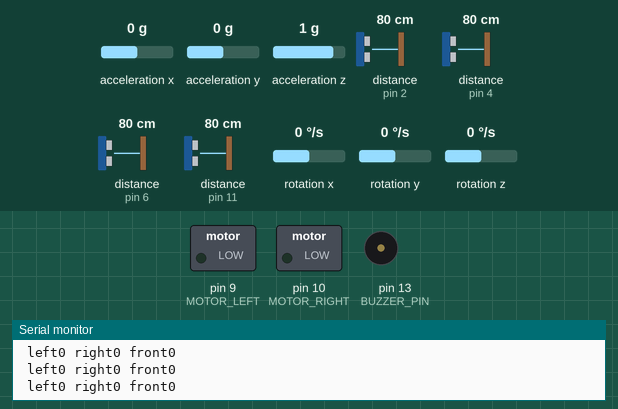
Recording of a sketch running on a simulated Arduino Uno, built with avr-gcc and run on an emulated ATmega328P. Shown: switched loads named in the sketch (green lamp = pin HIGH), buzzer (waves = sounding, pin HIGH), the last lines printed to the serial monitor. The inputs (shaded band) are chosen by the test bench; at power-on: distance to the obstacle (sensors on pin 2, pin 4, pin 6, pin 11) 80 cm, acceleration x 0 g, acceleration y 0 g, acceleration z 1 g, rotation x 0 °/s, rotation y 0 °/s, rotation z 0 °/s. The echo pulse lasts 58.3 µs per cm.

Above: at 14.2 s.
14.3 s: distance to the obstacle (sensor on pin 2) set to 12 cm
15.8 s: distance to the obstacle (sensor on pin 2) set to 9 cm
At 16.8 s:
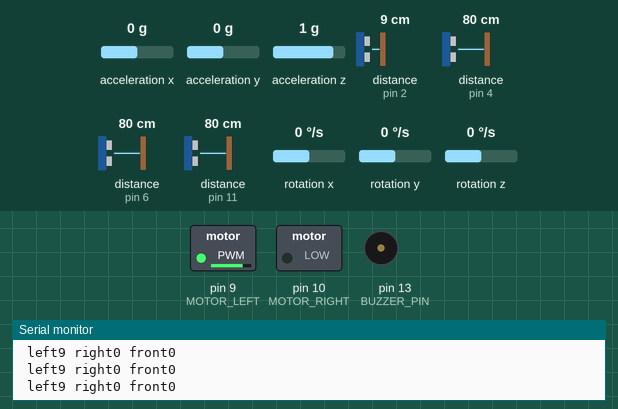
17.3 s: distance to the obstacle (sensor on pin 4) set to 12 cm
19.5 s: distance to the obstacle (sensor on pin 4) set to 9 cm
At 21.3 s:
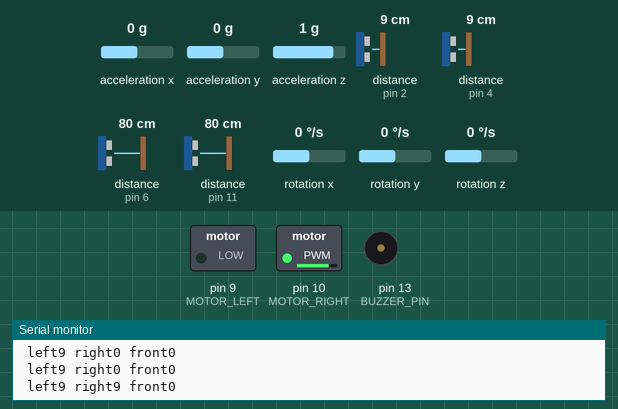
Timing chart, 0 to 23.5 s (numbered marks = the images above; inputs shaded):
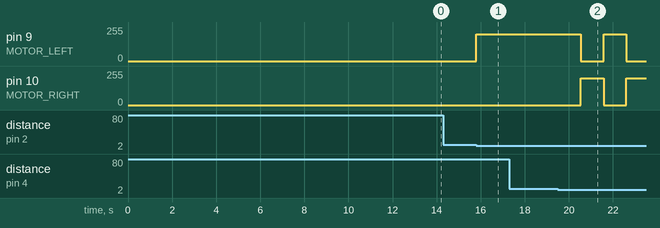

Measured:
- the behaviour switches between 11 and 10 cm on distance to the obstacle (sensor on pin 2) (found by bisection; images 0 and 1)
- the behaviour switches between 11 and 10 cm on distance to the obstacle (sensor on pin 4) (found by bisection; images 1 and 2)
- after the input at 15.8 s, pin 9 (MOTOR_LEFT): 0/255 → 200/255 at once
- after the input at 19.5 s, pin 9 (MOTOR_LEFT): 200/255 → 0/255 after 1.0 s, → 200/255 1.1 s later, → 0/255 1.0 s later; pin 10 (MOTOR_RIGHT): 0/255 → 200/255 after 1.0 s, → 0/255 1.1 s later, → 200/255 1.0 s later

The sketch:

Code_EPIC.ino
```cpp
#include <NewPing.h>
///////////////////////////////////////////////////////
#include <MPU6050_tockn.h>
#include <Wire.h>
MPU6050 mpu6050(Wire);
// ////////////////////////////////////////////////////
#include <SoftwareSerial.h>
// /////////////////////////////////////////////
SoftwareSerial Sim800l(A0, A1); // RX TX
// /////////////////////////////////////////////////////
#define TRIGGER_PIN_LEFT 3 // Arduino pin tied to trigger pin on the ultrasonic sensor.
#define ECHO_PIN_LEFT 2 // Arduino pin tied to echo pin on the ultrasonic sensor.
#define MAX_DISTANCE_LEFT 10 // Maximum distance we want to ping for (in centimeters). Maximum sensor distance is rated at 400-500cm.
// /////////////////////////////////////////////////////
#define TRIGGER_PIN_RIGHT 5
#define ECHO_PIN_RIGHT 4
#define MAX_DISTANCE_RIGHT 10
// /////////////////////////////////////////////////////
#define TRIGGER_PIN_FRONT 7
#define ECHO_PIN_FRONT 6
#define MAX_DISTANCE_FRONT 10
// /////////////////////////////////////////////////////
#define TRIGGER_PIN_BOTTOM 12
#define ECHO_PIN_BOTTOM 11
#define MAX_DISTANCE_BOTTOM 10
// /////////////////////////////////////////////////////
NewPing sonarLeft(TRIGGER_PIN_LEFT, ECHO_PIN_LEFT, MAX_DISTANCE_LEFT); // NewPing setup of pins and maximum distance.
NewPing sonarRight(TRIGGER_PIN_RIGHT, ECHO_PIN_RIGHT, MAX_DISTANCE_RIGHT); // NewPing setup of pins and maximum distance.
NewPing sonarFront(TRIGGER_PIN_FRONT, ECHO_PIN_FRONT, MAX_DISTANCE_FRONT); // NewPing setup of pins and maximum distance.
NewPing sonarBottom(TRIGGER_PIN_BOTTOM, ECHO_PIN_BOTTOM, MAX_DISTANCE_BOTTOM); // NewPing setup of pins and maximum distance.
// /////////////////////////////////////////////////////
// #define SENSOR_PIN A2
#define BUZZER_PIN 13
// /////////////////////////////////////////////////////
#define MOTOR_LEFT 9
#define MOTOR_RIGHT 10
#define power 200
// /////////////////////////////////////////////////////
int getDistanceLeft()
{
  return sonarLeft.ping_cm();
}

int getDistanceRight()
{
  return sonarRight.ping_cm();
}

int getDistanceFront()
{
  return sonarFront.ping_cm();
}

int getDistanceBottom()
{
  return sonarBottom.ping_cm();
}

void warningLeft()
{
  analogWrite(MOTOR_LEFT, power); // 100
}

void notWarningLeft()
{
  digitalWrite(MOTOR_LEFT, LOW);
}

void warningRight()
{
  analogWrite(MOTOR_RIGHT, power);
}

void notWarningRight()
{
  digitalWrite(MOTOR_RIGHT, LOW);
}

void warningFront()
{
  digitalWrite(MOTOR_RIGHT, power / 2);
  digitalWrite(MOTOR_LEFT, power / 2);
}

void turnOff()
{
  digitalWrite(MOTOR_RIGHT, LOW);
  digitalWrite(MOTOR_LEFT, LOW);
}

void warningAll()
{
  digitalWrite(MOTOR_LEFT, power);
  digitalWrite(MOTOR_RIGHT, power);
}

void setup()
{
  delay(10000);
  // pinMode(1,OUTPUT);
  // digitalWrite(1, HIGH);
  Wire.begin();
  mpu6050.begin();
  mpu6050.calcGyroOffsets(true);
  Serial.begin(9600);
  Sim800l.begin(9600);
  // delay(20000);
  pinMode(BUZZER_PIN, OUTPUT);
  digitalWrite(BUZZER_PIN, LOW);
  digitalWrite(1, LOW);
}

void loop()
{
  delay(50);
  mpu6050.update(); //cập nhật giá trị của mpu6050
  int angleX = mpu6050.getAngleX(); //lấy giá trị trục X
  int angleY = mpu6050.getAngleY(); //lấy giá trị trục Y
  if (abs(angleX) > 70 || abs(angleY) > 70)
  {
    Sim800l.print("AT+CMGF=1\r\n");
    delay(2000);
    Sim800l.print("AT+CMGS=\"0946412298\"\r\n");
    delay(2000);
    Sim800l.print("bao dong ");
    Sim800l.print("\x1A");
    delay(4000);
    Sim800l.print("ATD0946412298;\r\n");
    delay(4000);
    while (1)
    {
      digitalWrite(BUZZER_PIN, HIGH);
      digitalWrite(1, HIGH);
    }
  }
  int distanceLeft = getDistanceLeft();
  int distanceRight = getDistanceRight();
  int distanceFront = getDistanceFront();
  int distanceBottom = getDistanceBottom();
  Serial.print(" left");
  Serial.print(distanceLeft);
  Serial.print(" right");
  Serial.print(distanceRight);
  Serial.print(" front");
  Serial.println(distanceFront);
  if ((distanceLeft != 0) && (distanceRight != 0))
    // nếu như 2 bên
  {
    warningLeft();
    notWarningRight();
    delay(1000);
    warningRight();
    notWarningLeft();
    delay(1000);
    return;
  }
  if ((distanceLeft != 0) && (distanceRight == 0))
  {
    warningLeft();
    notWarningRight();
    return;
  }
  else if ((distanceLeft == 0) && (distanceRight != 0))
  {
    warningRight();
    notWarningLeft();
    return;
  }
  else if (distanceFront != 0)
  {
    warningFront();
    return;
  }
  else
    turnOff();
}
```
